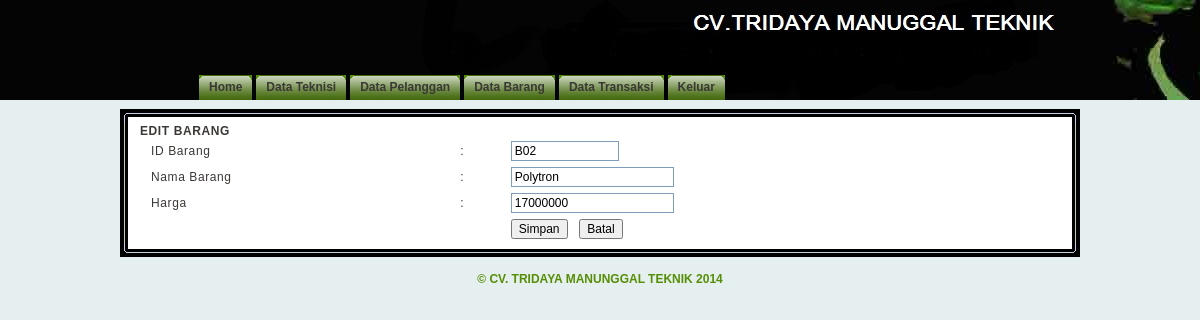
Screenshot of /admin.php?page=edit_barang&aksi=edit&id_barang=B02 (signed in) with the database file from the repository.
### tables this page shows
CREATE TABLE `barang` (
  `id_barang` varchar(3) NOT NULL,
  `id_merek` int(11) NOT NULL,
  `nama_barang` varchar(50) NOT NULL,
  `harga` int(11) NOT NULL,
  PRIMARY KEY (`id_barang`)
);

### include/class.php (the view, shortened to what this page needs)
<?php
class barang {
    function bacadata($field, $id_barang) {
        $query = mysql_query("SELECT * FROM barang WHERE id_barang = '$id_barang'");
        $data = mysql_fetch_array($query);
        if ($field == 'id_barang')
            return $data['id_barang'];
        else if ($field == 'id_trans')
            return $data['id_trans'];
        else if ($field == 'nama_barang')
            return $data['nama_barang'];
        else if ($field == 'harga')
            return $data['harga'];
        else if ($field == 'id_merek')
            return $data['id_merek'];
    }
}
?>

### include/class.php (the view, shortened to what this page needs)
<?php
class barang {
    function bacadata($field, $id_barang) {
        $query = mysql_query("SELECT * FROM barang WHERE id_barang = '$id_barang'");
        $data = mysql_fetch_array($query);
        if ($field == 'id_barang')
            return $data['id_barang'];
        else if ($field == 'id_trans')
            return $data['id_trans'];
        else if ($field == 'nama_barang')
            return $data['nama_barang'];
        else if ($field == 'harga')
            return $data['harga'];
        else if ($field == 'id_merek')
            return $data['id_merek'];
    }
}
?>

### edit_barang.php (shortened to what this page needs)
<?php
include_once 'include/class.php';
$brg = new barang();
if (isset($_GET['aksi'])) {
    if ($_GET['aksi'] == 'hapus') {
        $id = $_GET['id_barang'];
        $brg->hapusbarang($id);
    }
    else if ($_GET['aksi'] == 'edit') {
        $id = $_GET['id_barang'];
        ?>
        <link rel="stylesheet" href="kalender/calendar.css" type="text/css">
        <b>EDIT BARANG</b>
        <table width="100%"  border="0" cellspacing="0" cellpadding="3">
            <form name="barang" action="?page=edit_barang&aksi=update" method="post" onsubmit="return checkForm(this)">
                <tr>
                    <td valign="top"><div class="tabtxt">ID Barang</div></td>
                    <td valign="top"><div class="tabtxt">:</div></td>
                    <td>
                        <input name="id" style="width:100px" type="textfield" class="tfield" value="<?php echo $brg->bacadata('id_barang', $id); ?>" readonly>
                    </td>
                </tr>
                <tr>
                    <td><div class="tabtxt">Nama Barang</div></td>
                    <td><div class="tabtxt">:</div></td>
                    <td>
                        <input name="barang" type="text" class="tfield_a" value="<?php echo $brg->bacadata('nama_barang', $id); ?>">
                    </td>
                </tr>
                <tr>
                    <td valign="top"><div class="tabtxt">Harga</div></td>
                    <td valign="top"><div class="tabtxt">:</div></td>
                    <td>
                        <input name="hrg" id="hrg" type="text" class="tfield_a" value="<?php echo $brg->bacadata('harga', $id); ?>">
                    </td>
                </tr>
                <tr>
                    <td colspan="2">&nbsp;</td>
                    <td>
                        <input name="submit" type="submit" class="button" value="Simpan" >&nbsp;&nbsp;
                        <input type="button" class="button" value="Batal" onclick=self.history.back()>
                    </td>
                </tr>
            </form>
        </table>
        <?php
    }
}
?>

### css/style2.css (style rules this page uses)
html, body { margin: 0; padding: 0; background: #e5efef url(../images/header.jpg) top repeat-x; font: 12px Tahoma, Arial, "Trebuchet MS"; color: #3C3836; }
.rbox02 form { margin: 0; padding: 0; }
.tabtxt { padding: 3px 0 3px 8px; }
.tfield { background: #FFF; width: 120px; font-family: Tahoma, Arial, "Trebuchet MS"; font-size: 12px; font-weight: normal; padding: 2px 3px 2px 3px; border: 1px solid #7F9DB9; }
.tfield_a { background: #FFF; font-family: Tahoma, Arial, "Trebuchet MS"; font-size: 12px; font-weight: normal; padding: 2px 3px 2px 3px; border: 1px solid #7F9DB9; }
.button { font-size: 12px; }

### rows the page displays
barang: id "B02", barang "Polytron", hrg "17000000"
